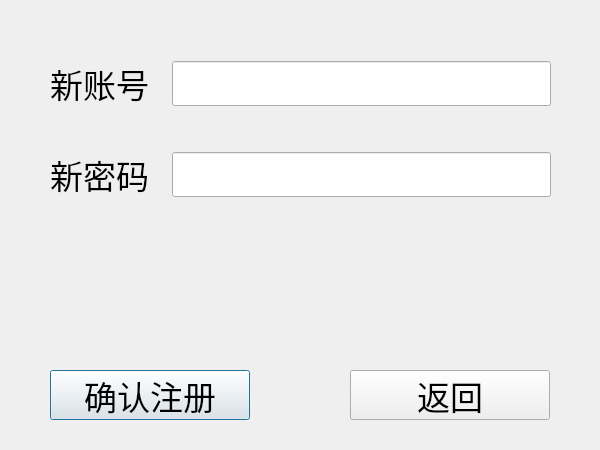
<?xml version="1.0" encoding="UTF-8"?>
<ui version="4.0">
 <class>NewAccountWidget</class>
 <widget class="QWidget" name="NewAccountWidget">
  <property name="geometry">
   <rect>
    <x>0</x>
    <y>0</y>
    <width>600</width>
    <height>450</height>
   </rect>
  </property>
  <property name="minimumSize">
   <size>
    <width>600</width>
    <height>450</height>
   </size>
  </property>
  <property name="maximumSize">
   <size>
    <width>600</width>
    <height>450</height>
   </size>
  </property>
  <property name="focusPolicy">
   <enum>Qt::StrongFocus</enum>
  </property>
  <property name="windowTitle">
   <string>注册账号</string>
  </property>
  <property name="windowIcon">
   <iconset>
    <normaloff>:/图标/MapleStory.ico</normaloff>:/图标/MapleStory.ico</iconset>
  </property>
  <widget class="QPushButton" name="ReturnButton">
   <property name="geometry">
    <rect>
     <x>350</x>
     <y>370</y>
     <width>200</width>
     <height>50</height>
    </rect>
   </property>
   <property name="font">
    <font>
     <pointsize>25</pointsize>
    </font>
   </property>
   <property name="text">
    <string>返回</string>
   </property>
  </widget>
  <widget class="QWidget" name="layoutWidget">
   <property name="geometry">
    <rect>
     <x>50</x>
     <y>40</y>
     <width>501</width>
     <height>180</height>
    </rect>
   </property>
   <layout class="QVBoxLayout" name="verticalLayout">
    <property name="spacing">
     <number>23</number>
    </property>
    <item>
     <layout class="QHBoxLayout" name="horizontalLayout">
      <item>
       <widget class="QLabel" name="Account">
        <property name="font">
         <font>
          <pointsize>25</pointsize>
         </font>
        </property>
        <property name="text">
         <string>新账号</string>
        </property>
       </widget>
      </item>
      <item>
       <widget class="QLineEdit" name="AccountEdit">
        <property name="font">
         <font>
          <pointsize>25</pointsize>
         </font>
        </property>
       </widget>
      </item>
     </layout>
    </item>
    <item>
     <layout class="QHBoxLayout" name="horizontalLayout_3">
      <item>
       <widget class="QLabel" name="NewPassword">
        <property name="font">
         <font>
          <pointsize>25</pointsize>
         </font>
        </property>
        <property name="text">
         <string>新密码</string>
        </property>
       </widget>
      </item>
      <item>
       <widget class="QLineEdit" name="NewPasswordEdit">
        <property name="font">
         <font>
          <pointsize>25</pointsize>
         </font>
        </property>
       </widget>
      </item>
     </layout>
    </item>
   </layout>
  </widget>
  <widget class="QPushButton" name="ConfirmButton">
   <property name="geometry">
    <rect>
     <x>50</x>
     <y>370</y>
     <width>200</width>
     <height>50</height>
    </rect>
   </property>
   <property name="font">
    <font>
     <pointsize>25</pointsize>
    </font>
   </property>
   <property name="text">
    <string>确认注册</string>
   </property>
   <property name="default">
    <bool>true</bool>
   </property>
  </widget>
 </widget>
 <resources/>
 <connections/>
</ui>
